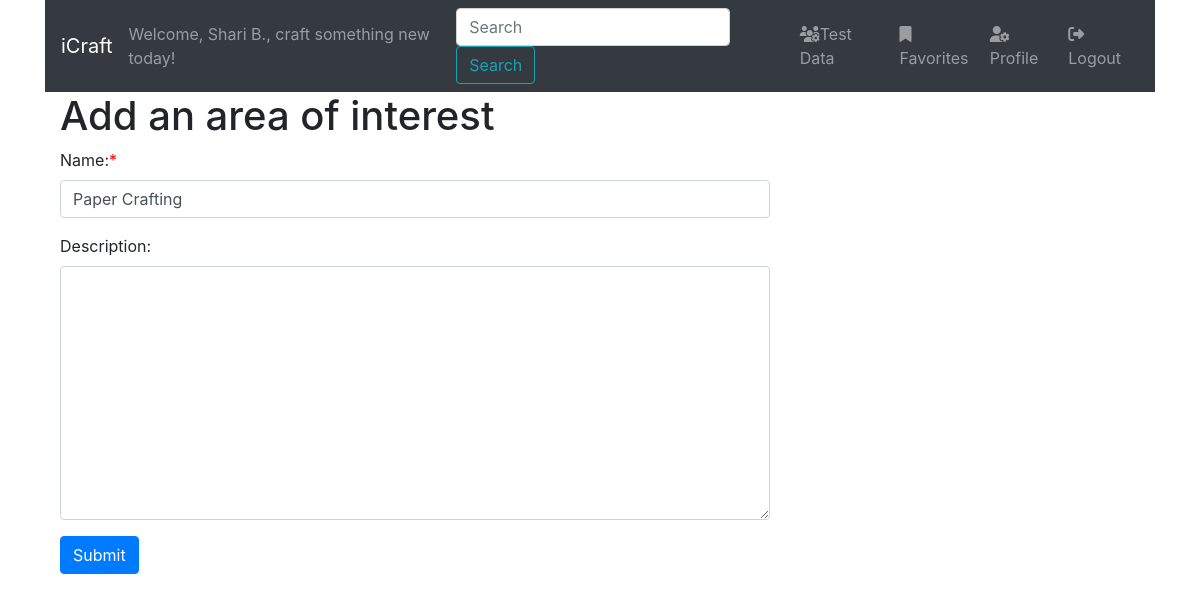
Before: /classes/interests/1/update (signed in) with the older database file.
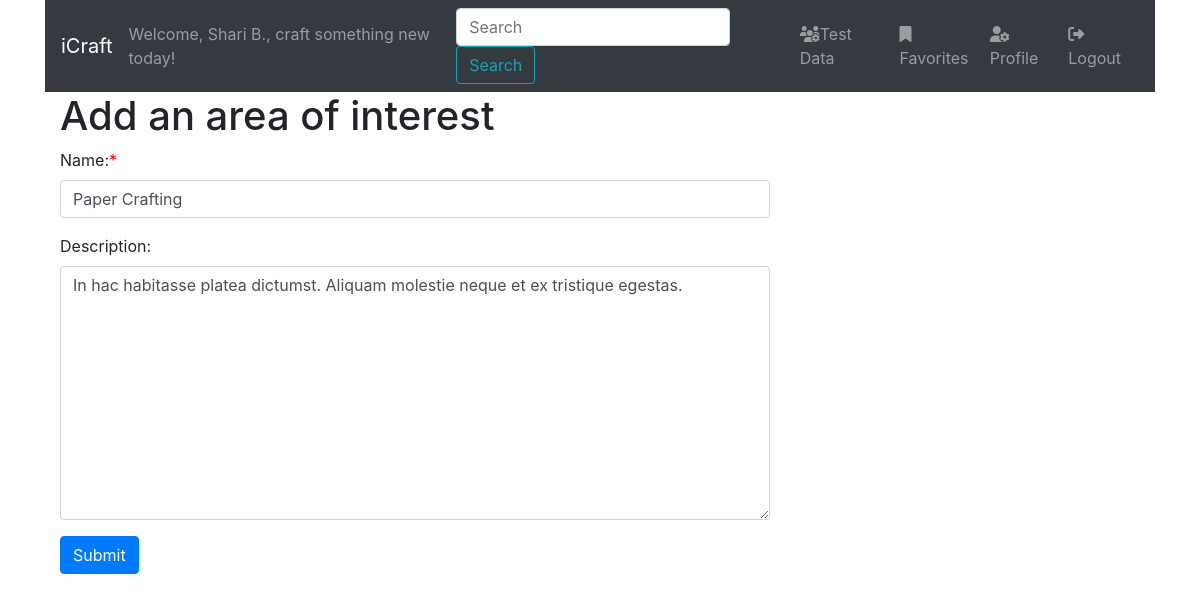
After: the same page with the newer database file.
### classes/models.py (models this page shows, shortened)
class Interest(models.Model):
    name = models.CharField(max_length=50)
    description =  models.TextField(blank=True)
    created_at = models.DateTimeField(auto_now_add = True)
    updated_at = models.DateTimeField(auto_now = True)

### classes/views.py (the view)
# urls.py: path('interests/<int:interest_id>/update', views.update_interest, name="update_interest"),
def update_interest(request, interest_id):
    if (not 'user_id' in request.session.keys()) or (request.session['user_id'] == ''):
        return redirect('/')
    user = User.objects.get(id=request.session['user_id'])
    interest = Interest.objects.get(id=interest_id)
    if request.method == 'POST':
        form = InterestForm(request.POST, instance=interest)
        if form.is_valid():
            form.save()
            return redirect('/classes/interests')
    else: #this is a GET request so create a blank form
        form = InterestForm(instance=interest)
    context = {
        'user': user,
        'form': form,
        'interest': interest,
        'action': 'update',
    }
    return render(request,'classes/interest.html', context)

### classes/models.py
class InterestForm(ModelForm):
    class Meta:
        model = Interest
        fields = ['name', 'description']
        widgets = {
            'name' : forms.TextInput(attrs={'class':'form-control'}),
            'description': forms.Textarea(attrs={'class': 'form-control'}),
        }

### login_app/models.py (called while the page is built)
    def first_name_last_initial(self):
        return f'{self.first_name} {self.last_name[0]}.'

### classes/templates/classes/interest.html (shortened to what this page needs)
{% extends 'classes/base.html' %}
{% load static %}
{% block content %}
<div class="container">
    <h1>Add an area of interest</h1>
    <div class="row">
        <div class="col-md-8">
            <form action="{% if action == 'new' %}{% url 'classes:get_interest' %}{% else %}{% url 'classes:update_interest' interest_id=interest.id %}{% endif %}" method="POST" role="form" novalidate>
                {% for field in form %}
                <div class="fieldWrapper form-group" aria-required="{% if field.field.required %}true{% else %}false{% endif %}">
                    {{ field.label_tag }}{% if field.field.required %}<span class="required">*</span>{% endif %}
                    {{ field }}
                </div>
                {% endfor %}
		        <input type="submit" class="btn btn-primary mb-2" value="Submit" />
            </form>
        </div>
        <div class="col-md-4">
        </div>
    </div>
</div>
{% endblock content %}

Changed rows visible on the page:
changed Interest "Paper Crafting": description (not shown) → "In hac habitasse platea dictumst. Aliquam molestie neque et ex tristique egestas."
